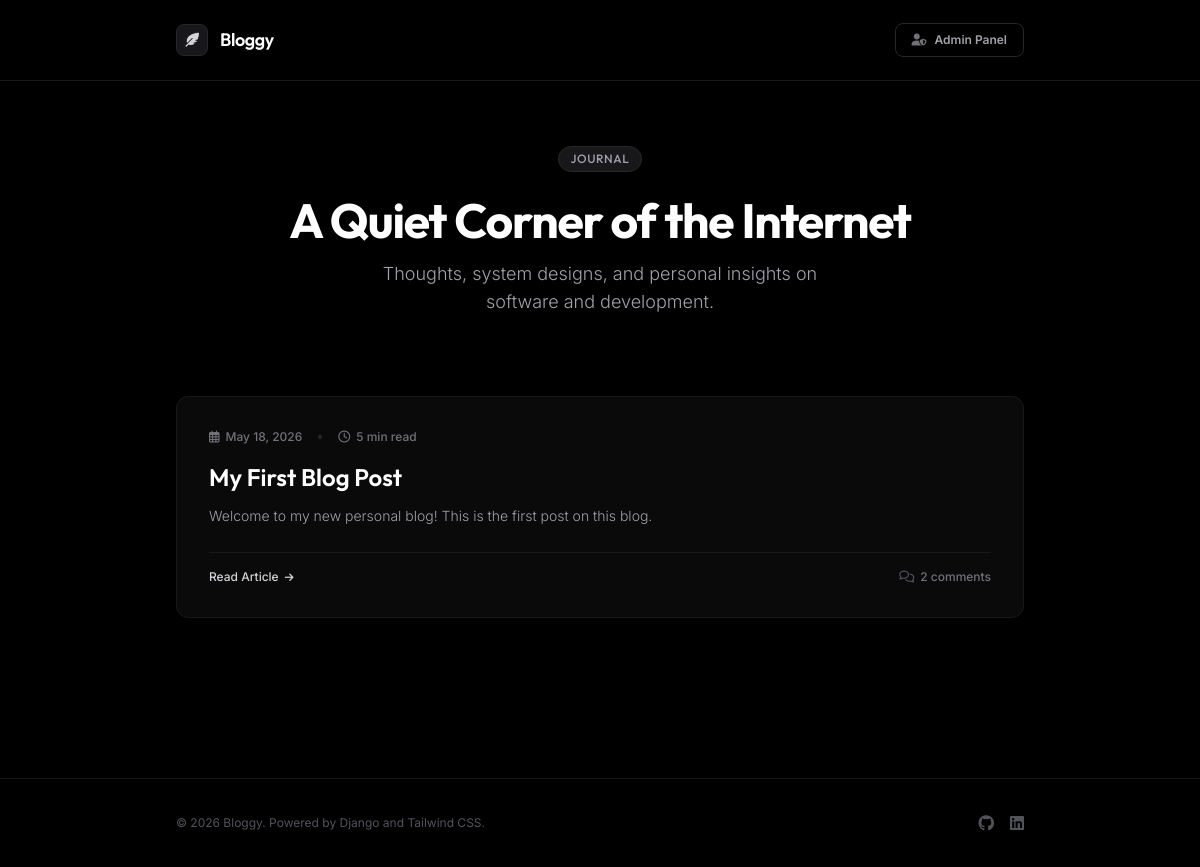
The page / on the database its author committed.
### blog/models.py (models this page shows, shortened)
class Post(models.Model):
    title = models.CharField(max_length=200)
    content = models.TextField()
    created_at = models.DateTimeField(auto_now_add=True)

### blog/views.py (the view)
# urls.py: path('', views.post_list, name='post_list'),
def post_list(request):
    posts = Post.objects.all().order_by('-created_at')
    context = {
        'posts': posts,
    }
    return render(request, 'blog/post_list.html', context)

### blog/templates/blog/post_list.html (shortened to what this page needs)
<!DOCTYPE html>
<html lang="en" class="h-full">
<head>
    <script src="https://cdn.tailwindcss.com"></script>
    <link rel="stylesheet" href="https://cdnjs.cloudflare.com/ajax/libs/font-awesome/6.4.0/css/all.min.css">
</head>
<body class="bg-[#000000] text-zinc-100 font-sans min-h-full flex flex-col selection:bg-zinc-800 selection:text-white">
    <nav class="sticky top-0 z-50 backdrop-blur-md bg-black/90 border-b border-zinc-900 transition-all duration-300">
        <div class="max-w-4xl mx-auto px-6 h-20 flex items-center justify-between">
            <a href="/" class="flex items-center gap-3 group">
                <div class="w-8 h-8 rounded-lg bg-zinc-900 border border-zinc-800 flex items-center justify-center transition-colors group-hover:border-zinc-700">
                    <i class="fa-solid fa-feather-pointed text-zinc-300 group-hover:text-white text-sm"></i>
                </div>
                <span class="font-outfit font-semibold text-lg tracking-tight text-white group-hover:text-zinc-300 transition-colors">
                    Bloggy
                </span>
            </a>
            <div class="flex items-center gap-6">
                <a href="/admin/" target="_blank" class="px-4 py-2 text-xs font-semibold text-zinc-400 hover:text-white border border-zinc-800 hover:bg-zinc-900 hover:border-zinc-700 rounded-lg transition-all duration-200 flex items-center gap-2">
                    <i class="fa-solid fa-user-shield text-zinc-500"></i> Admin Panel
                </a>
            </div>
        </div>
    </nav>
    <main class="flex-grow max-w-4xl mx-auto px-6 py-16 w-full">
        <header class="text-center mb-20 relative">
            <span class="inline-flex items-center gap-2 px-3 py-1 rounded-full text-xs font-medium bg-zinc-900 text-zinc-400 border border-zinc-800 mb-6 font-outfit uppercase tracking-wider">
                Journal
            </span>
            <h1 class="font-outfit font-bold text-4xl sm:text-5xl text-white tracking-tight mb-4">
                A Quiet Corner of the Internet
            </h1>
            <p class="text-zinc-400 text-base sm:text-lg max-w-lg mx-auto font-light leading-relaxed">
                Thoughts, system designs, and personal insights on software and development.
            </p>
        </header>
        <section class="space-y-6">
            {% if posts %}
                <div class="grid gap-6">
                    {% for post in posts %}
                        <article class="group relative bg-[#0a0a0a] border border-zinc-900 hover:border-zinc-700 rounded-xl p-6 sm:p-8 transition-all duration-300 flex flex-col justify-between overflow-hidden">
                            <div>
                                <div class="flex items-center gap-4 text-xs font-medium text-zinc-500 mb-4">
                                    <span class="flex items-center gap-1.5 hover:text-zinc-400 transition-colors">
                                        <i class="fa-regular fa-calendar-days text-zinc-500"></i>
                                        {{ post.created_at|date:"F d, Y" }}
                                    </span>
                                    <span class="w-1 h-1 rounded-full bg-zinc-800"></span>
                                    <span class="flex items-center gap-1.5 hover:text-zinc-400 transition-colors">
                                        <i class="fa-regular fa-clock text-zinc-500"></i>
                                        5 min read
                                    </span>
                                </div>
                                <h2 class="font-outfit font-semibold text-xl sm:text-2xl text-white group-hover:text-zinc-300 transition-colors duration-200 mb-3">
                                    <a href="{% url 'post_detail' post.id %}">{{ post.title }}</a>
                                </h2>
                                <p class="text-zinc-400 line-clamp-3 leading-relaxed mb-6 font-light text-sm">
                                    {{ post.content }}
                                </p>
                            </div>
                            <div class="pt-4 border-t border-zinc-900 flex items-center justify-between">
                                <a href="{% url 'post_detail' post.id %}" class="text-zinc-300 group-hover:text-white font-medium text-xs flex items-center gap-1.5 transition-colors">
                                    Read Article
                                    <i class="fa-solid fa-arrow-right text-[10px] transform group-hover:translate-x-1 transition-transform"></i>
                                </a>
                                <span class="text-xs font-medium text-zinc-500 flex items-center gap-1.5">
                                    <i class="fa-regular fa-comments text-zinc-600"></i>
                                    {{ post.comments.count }} comments
                                </span>
                            </div>
                        </article>
                    {% endfor %}
                </div>
            {% endif %}
        </section>
    </main>
    <footer class="mt-24 border-t border-zinc-900 bg-[#000000] py-8">
        <div class="max-w-4xl mx-auto px-6 flex flex-col sm:flex-row items-center justify-between gap-4">
            <p class="text-zinc-600 text-xs">
                &copy; 2026 Bloggy. Powered by Django and Tailwind CSS.
            </p>
            <div class="flex items-center gap-4 text-zinc-600">
                <a href="#" class="hover:text-zinc-400 transition-colors text-base"><i class="fa-brands fa-github"></i></a>
                <a href="#" class="hover:text-zinc-400 transition-colors text-base"><i class="fa-brands fa-linkedin"></i></a>
            </div>
        </div>
    </footer>
</body>
</html>

### rows shown on the page
Post: created_at "May 18, 2026", title "My First Blog Post", content "Welcome to my new personal blog! This is the first post on this blog.", comments.count "2"
